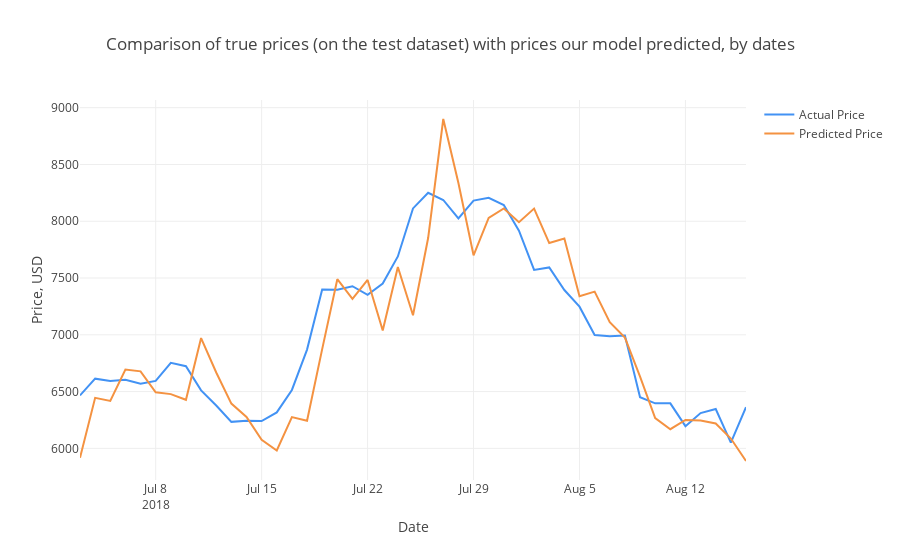

The code cell stored with this chart in its notebook:
### Code cell
# Ahora se extrae con el formato de fechas y se traza
# Se desplaza 10 dias por la ventana
# df_test.loc['2018-06-23':,'total_number_btc':'total_number_btc'].index

# Test_Dates = df_test['total_number_btc'].index

Test_Dates = df_test.loc['2018-07-03':,'total_number_btc':'total_number_btc'].index

trace1 = go.Scatter(x=Test_Dates, y=observated_test, name= 'Actual Price',
                   line = dict(color = ('rgb(66, 146, 244)'),width = 2))
trace2 = go.Scatter(x=Test_Dates, y=predicted_test, name= 'Predicted Price',
                   line = dict(color = ('rgb(244, 146, 65)'),width = 2))
data = [trace1, trace2]
layout = dict(title = 'Comparison of true prices (on the test dataset) with prices our model predicted, by dates',
             xaxis = dict(title = 'Date'), yaxis = dict(title = 'Price, USD'))
fig = dict(data=data, layout=layout)
py.iplot(fig, filename='results_demonstrating1')

### Figure 1 — Plotly figure (JSON) as saved in the notebook; plotly's stock layout.template omitted (floating-point values rounded to 4 significant figures)
{"data": [{"line": {"color": "rgb(66, 146, 244)", "width": 2}, "name": "Actual Price", "type": "scatter", "x": ["2018-07-03", "2018-07-04", "2018-07-05", "2018-07-06", "2018-07-07", "2018-07-08", "2018-07-09", "2018-07-10", "2018-07-11", "2018-07-12", "2018-07-13", "2018-07-14", "2018-07-15", "2018-07-16", "2018-07-17", "2018-07-18", "2018-07-19", "2018-07-20", "2018-07-21", "2018-07-22", "2018-07-23", "2018-07-24", "2018-07-25", "2018-07-26", "2018-07-27", "2018-07-28", "2018-07-29", "2018-07-30", "2018-07-31", "2018-08-01", "2018-08-02", "2018-08-03", "2018-08-04", "2018-08-05", "2018-08-06", "2018-08-07", "2018-08-08", "2018-08-09", "2018-08-10", "2018-08-11", "2018-08-12", "2018-08-13", "2018-08-14", "2018-08-15", "2018-08-16"], "y": [6466.0, 6614.0, 6593.0, 6603.0, 6569.0, 6594.0, 6754.0, 6724.0, 6511.0, 6377.0, 6234.0, 6244.0, 6241, 6317.0, 6514.0, 6870.0, 7399.0, 7396.0, 7428.0, 7352.0, 7451.0, 7690.0, 8113.0, 8251.0, 8187.0, 8025.0, 8182.0, 8206.0, 8143.0, 7917.0, 7571.0, 7593.0, 7394.0, 7248.0, 6999.0, 6988.0, 6994.0, 6450.0, 6397.0, 6396.0, 6196.0, 6311.0, 6347.0, 6051.0, 6363.0]}, {"line": {"color": "rgb(244, 146, 65)", "width": 2}, "name": "Predicted Price", "type": "scatter", "x": ["2018-07-03", "2018-07-04", "2018-07-05", "2018-07-06", "2018-07-07", "2018-07-08", "2018-07-09", "2018-07-10", "2018-07-11", "2018-07-12", "2018-07-13", "2018-07-14", "2018-07-15", "2018-07-16", "2018-07-17", "2018-07-18", "2018-07-19", "2018-07-20", "2018-07-21", "2018-07-22", "2018-07-23", "2018-07-24", "2018-07-25", "2018-07-26", "2018-07-27", "2018-07-28", "2018-07-29", "2018-07-30", "2018-07-31", "2018-08-01", "2018-08-02", "2018-08-03", "2018-08-04", "2018-08-05", "2018-08-06", "2018-08-07", "2018-08-08", "2018-08-09", "2018-08-10", "2018-08-11", "2018-08-12", "2018-08-13", "2018-08-14", "2018-08-15", "2018-08-16"], "y": [5917.0, 6445.0, 6418.0, 6693.0, 6678.0, 6494.0, 6478.0, 6428.0, 6971.0, 6668.0, 6394.0, 6277.0, 6075.0, 5981.0, 6275.0, 6243.0, 6874.0, 7490.0, 7316.0, 7483.0, 7038.0, 7598.0, 7172.0, 7852.0, 8900.0, 8337.0, 7700.0, 8029.0, 8113.0, 7992.0, 8111.0, 7808.0, 7848.0, 7339.0, 7380.0, 7112.0, 6975.0, 6631.0, 6268.0, 6169.0, 6250.0, 6245.0, 6219.0, 6087.0, 5889.0]}], "layout": {"title": "Comparison of true prices (on the test dataset) with prices our model predicted, by dates", "xaxis": {"title": "Date"}, "yaxis": {"title": "Price, USD"}}}
